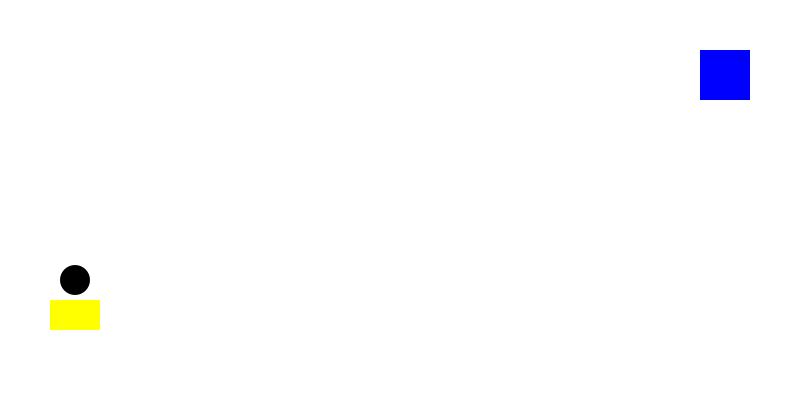
Frame 1 (no input)
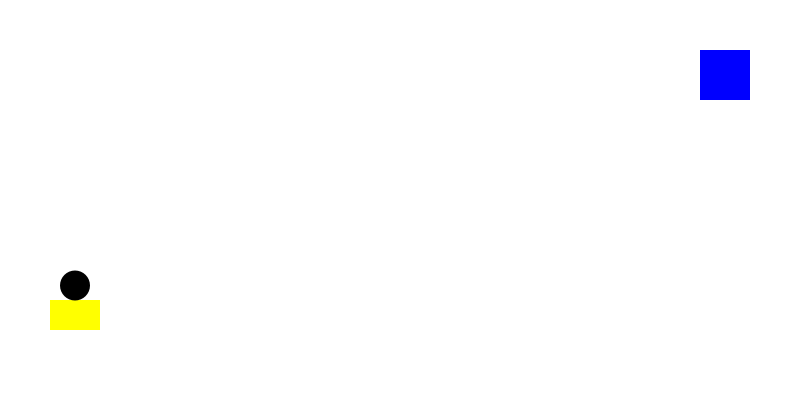
Frame 60 (the mouse pressed at the canvas centre just before this capture)
Frame 120 (the mouse held since frame 60 and released just before this capture): identical to frame 60, image omitted

The Processing sketch that drew these frames (run headless with seeded random() and noise(); from frame 60 on, the mouse is pressed at the canvas centre):

// Processing sketch: flappy2
// ── flappy2.pde
class Block {
  float x,y,w,h;
  String type;
  Block(float x,float y,float w,float h,String t) {
    this.x = x;
    this.y = y;
    this.w = w;
    this.h = h;
    this.type = t;
  }
  void display() {
    if (this.type.equals("start"))
      fill(255,255,0);
    else if (this.type.equals("wall"))
      fill(255,0,0);
    else if (this.type.equals("goal"))
      fill(0,0,255);
    noStroke();
    rect(this.x,this.y,this.w,this.h);
  }
}

class Player {
  float x,y,dx,dy;
  Player(float x,float y) {
    this.x = x;
    this.y = y;
    this.dx = 0;
    this.dy = 0;
  }
  void move() {
    this.dx *= 0.98;
    this.x += this.dx;
    this.y += this.dy;
  }
  void display() {
    fill(0);
    noStroke();
    ellipse(this.x,this.y,30,30);
  }
  boolean collision(Block b) {
    if (b.type.equals("start"))
        return b.x < this.x
              && this.x < b.x+b.w
              && b.y < this.y+15
              && this.y+15 < b.y+b.h;
    else if (b.type.equals("goal"))
        return b.x < this.x-15
              && b.x+b.w > this.x+15
              && b.y < this.y-15
              && b.y+b.h > this.y+15;
    else
      return false;
  }
  boolean out_of_space() {
    return 15 > this.x
            || this.x > width-15
            || 15 > this.y
            || this.y > height-15;
  }
}

Block start;
Player player;
Block goal;
boolean game_clear = false;

void setup() {
  size(800,400);
  start = new Block(50,300,50,30,"start");
  player = new Player(75,280);
  goal = new Block(700,50,50,50,"goal");
}

void draw() {
  background(255);
  start.display();
  goal.display();
  player.display();
  if (game_clear) {
    textAlign(CENTER);
    textSize(30);
    text("Game Clear",width/2,height/2);
    return;
  }
  if (player.collision(start))
    player.dy = 0;
  else
    player.dy += 0.1;
  if (keyPressed) {
    if (key == ' ')
      player.dy -= 0.2;
    if (keyCode == LEFT)
      player.dx -= 0.1;
    if (keyCode == RIGHT)
      player.dx += 0.1;
  }
  player.move();
  if (player.out_of_space()) {
    player.x = 75;
    player.y = 280;
  }
  if (player.collision(goal))
    game_clear = true;
}
